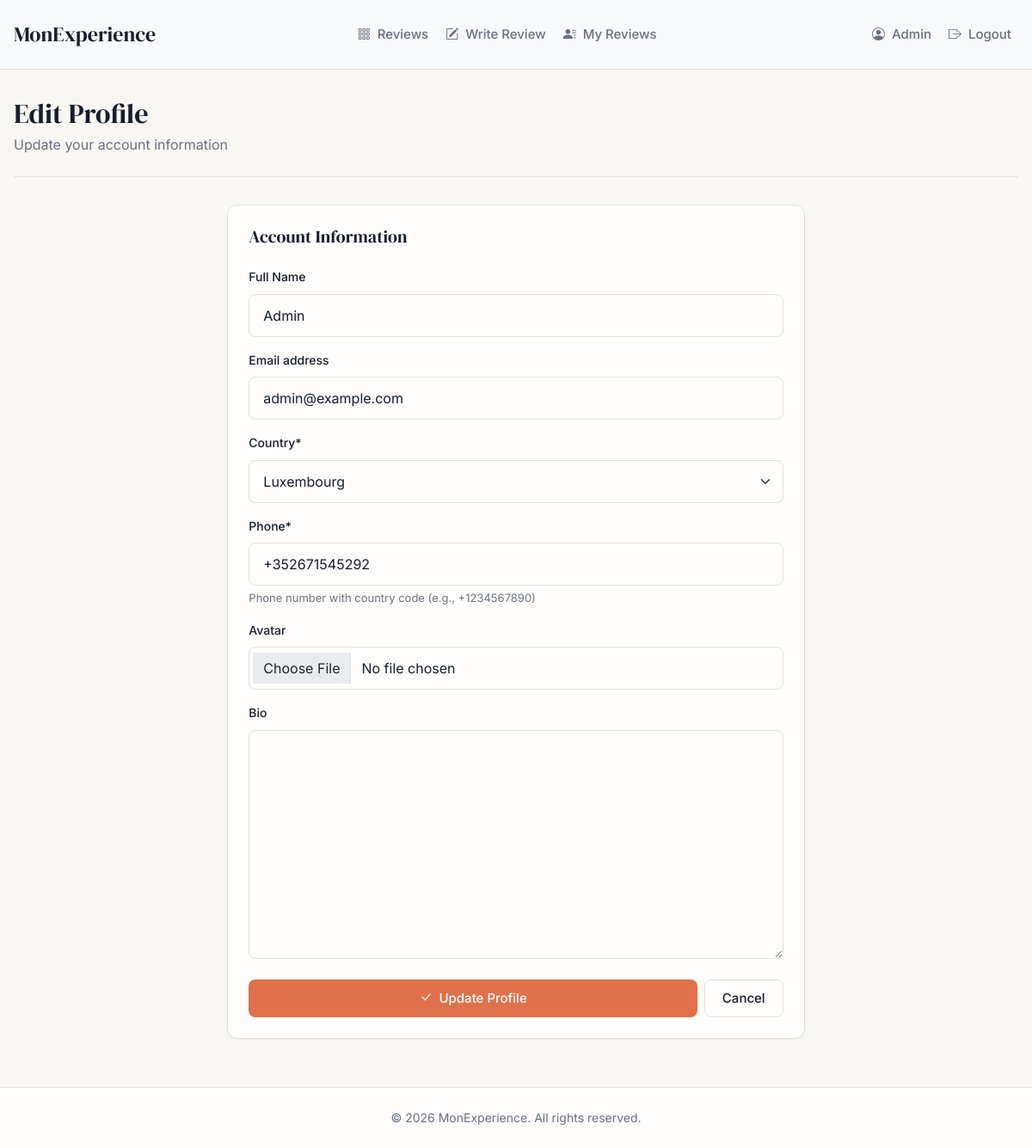
/accounts/profile/edit/ (signed in), run on the app's committed database.
### apps/users/models.py (models this page shows, shortened)
class User(AbstractUser):
    id = models.UUIDField(primary_key=True, default=uuid.uuid4, editable=False)
    bio = models.TextField(blank=True)
    avatar = models.ImageField(upload_to="users/avatars/", blank=True)
    country = CountryField()
    phone = PhoneNumberField(
        unique=True,
        region=None,
        help_text="Phone number with country code (e.g., +1234567890)"
    )
    full_name = models.CharField(max_length=150, blank=True, verbose_name="Full Name")
    created_at = models.DateTimeField(auto_now_add=True)
    updated_at = models.DateTimeField(auto_now=True)
    username = None
    USERNAME_FIELD = "phone"
    REQUIRED_FIELDS = ["full_name"]
    class Meta:
        db_table = "users"

### apps/users/views.py (the view)
# urls.py: path("profile/edit/", views.profile_edit_view, name="profile_edit"),
@login_required
def profile_edit_view(request):
    claimed_company = getattr(request.user, "claimed_company", None)
    if request.method == "POST":
        form = ProfileForm(request.POST, request.FILES, instance=request.user)
        company_form = CompanyForm(request.POST, instance=claimed_company) if claimed_company else None
        if form.is_valid():
            form.save()
        company_form_valid = company_form.is_valid() if company_form else True
        if company_form and not company_form_valid:
            return render(request, "users/profile_edit.html", {
                "form": form,
                "company_form": company_form,
                "claimed_company": claimed_company
            })
        if company_form and company_form_valid:
            company_form.save()
        messages.success(request, "Profile updated successfully!")
        return redirect("profile")
    else:
        form = ProfileForm(instance=request.user)
        company_form = CompanyForm(instance=claimed_company) if claimed_company else None
    return render(request, "users/profile_edit.html", {
        "form": form,
        "company_form": company_form,
        "claimed_company": claimed_company
    })

### apps/users/views.py
class ProfileForm(forms.ModelForm):
    class Meta:
        model = User
        fields = ["full_name", "email", "country", "phone", "avatar", "bio"]

### apps/companies/selectors.py (called while the page is built)
def company_get_for_user(user):
    if not user.is_authenticated:
        return None
    try:
        return Company.objects.get(claimed_by=user)
    except Company.DoesNotExist:
        return None

### config/context_processors.py (called while the page is built)
def company_context(request):
    if request.user.is_authenticated:
        claimed_company = company_get_for_user(request.user)
        return {
            'claimed_company': claimed_company,
        }
    return {}

### templates/users/profile_edit.html (shortened to what this page needs)
{% extends "base.html" %}
{% load crispy_forms_tags %}
{% block content %}
<div class="page-header">
    <div>
        <h1 class="page-title">Edit Profile</h1>
        <p class="page-subtitle">Update your account information</p>
    </div>
</div>
<div class="row justify-content-center">
    <div class="col-md-8 col-lg-7">
        <div class="card mb-4">
            <div class="card-body">
                <h5 class="card-title mb-4">Account Information</h5>
                <form method="post" enctype="multipart/form-data">
                    {{ form|crispy }}
                    <div style="display: flex; gap: var(--spacing-sm); margin-top: var(--spacing-lg);">
                        <button type="submit" class="btn btn-primary" style="flex: 1;">
                            <i class="bi bi-check-lg"></i> Update Profile
                        </button>
                        <a href="{% url 'profile' %}" class="btn btn-ghost">
                            Cancel
                        </a>
                    </div>
                </form>
            </div>
        </div>
    </div>
</div>
{% endblock %}

### templates/base.html (shortened to what this page needs)
{% load static %}
<!DOCTYPE html>
<html lang="en">
<head>
    <link href="https://cdn.jsdelivr.net/npm/bootstrap@5.2.3/dist/css/bootstrap.min.css" rel="stylesheet">
    <link rel="stylesheet" href="https://cdn.jsdelivr.net/npm/bootstrap-icons@1.11.0/font/bootstrap-icons.css">
    <link rel="stylesheet" href="https://cdn.jsdelivr.net/npm/select2@4.0.13/dist/css/select2.min.css" />
    <link rel="stylesheet" href="https://cdn.jsdelivr.net/npm/select2-bootstrap-5-theme@1.3.0/dist/select2-bootstrap-5-theme.min.css" />
    <link rel="stylesheet" href="{% static 'css/styles.css' %}">
</head>
<body>
    <nav class="navbar navbar-expand-lg navbar-light bg-light">
        <div class="container navbar-container">
            <div class="navbar-brand-wrapper">
                <a class="navbar-brand" href="{% url 'review_list' %}">
                    MonExperience
                </a>
            </div>
            <div class="collapse navbar-collapse navbar-menu" id="navbarMenu">
                <ul class="navbar-nav navbar-nav-right me-auto">
                    <li class="nav-item">
                        <a class="nav-link" href="{% url 'review_list' %}">
                            <i class="bi bi-grid-3x3-gap"></i> Reviews
                        </a>
                    </li>
                    {% if user.is_authenticated %}
                    {% if not claimed_company %}
                    <li class="nav-item">
                        <a class="nav-link" href="{% url 'review_create' %}">
                            <i class="bi bi-pencil-square"></i> Write Review
                        </a>
                    </li>
                    {% endif %}
                    {% if not claimed_company %}
                    <li class="nav-item">
                        <a class="nav-link" href="{% url 'my_reviews' %}">
                            <i class="bi bi-person-lines-fill"></i> My Reviews
                        </a>
                    </li>
                    {% endif %}
                    {% endif %}
                </ul>
                <ul class="navbar-nav ms-auto navbar-nav-right">
                    {% if user.is_authenticated %}
                    <li class="nav-item">
                        <a class="nav-link" href="{% url 'profile' %}">
                            <i class="bi bi-person-circle"></i>
                            {{ user.full_name|default:user.phone }}
                        </a>
                    </li>
                    <li class="nav-item">
                        <a class="nav-link" href="{% url 'logout' %}">
                            <i class="bi bi-box-arrow-right"></i> Logout
                        </a>
                    </li>
                    {% endif %}
                </ul>
            </div>
        </div>
    </nav>
    <main class="main-content">
        <div class="container">
            {% block content %}{% endblock %}
        </div>
    </main>
    <footer class="footer">
        <div class="container">
            <p class="footer-content mb-0">&copy; 2026 MonExperience. All rights reserved.</p>
        </div>
    </footer>
</body>
</html>

### data on the page
User: full_name "Admin", email "admin@example.com", country "Luxembourg", phone "+352671545292"
